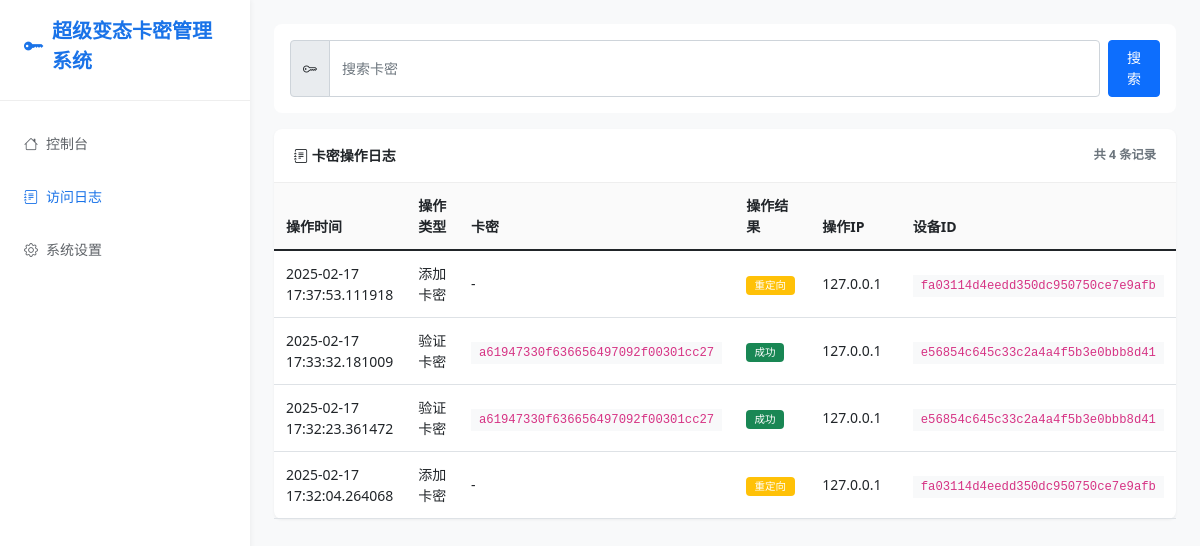
Page /logs on the earlier database version.
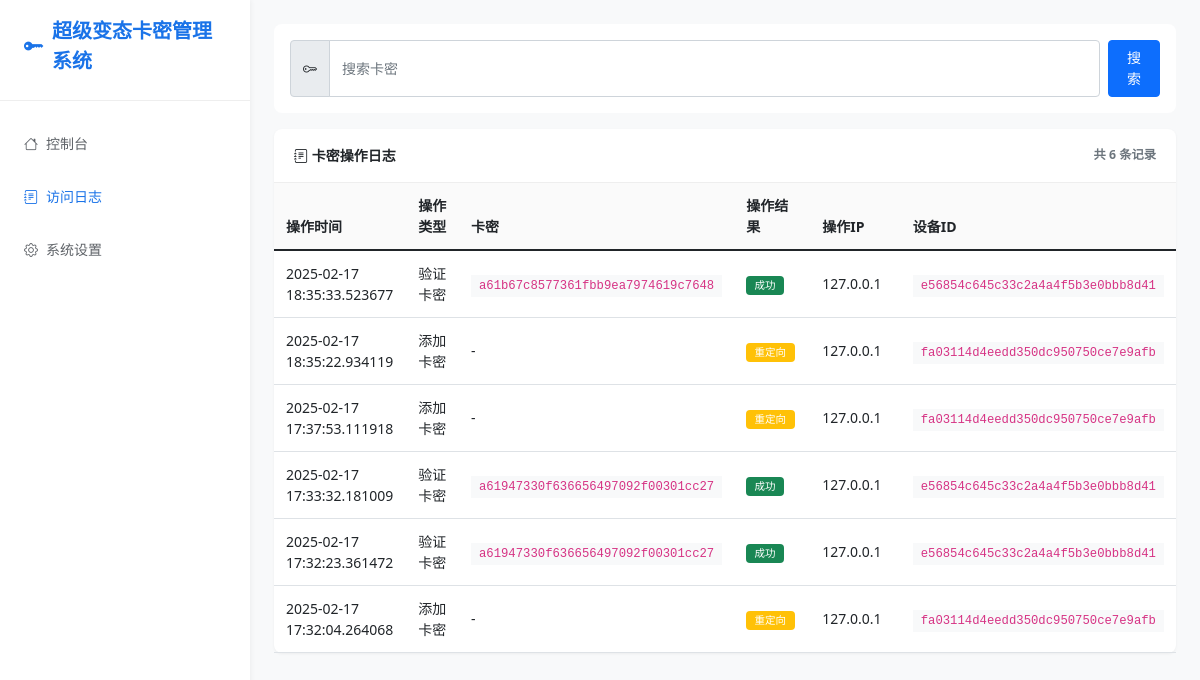
Same page on the later database version.
### app.py (models this page shows, shortened)
class AccessLog(db.Model):
    id = db.Column(db.Integer, primary_key=True)
    access_time = db.Column(db.DateTime, nullable=False, default=datetime.now)
    ip_address = db.Column(db.String(50), nullable=False)
    device_id = db.Column(db.String(32), nullable=False)
    path = db.Column(db.String(200), nullable=False)
    method = db.Column(db.String(10), nullable=False)
    status_code = db.Column(db.Integer, nullable=False)
    user_agent = db.Column(db.String(200))
    card_key = db.Column(db.String(32))  # 如果涉及卡密操作，记录相关卡密

### app.py (the view)
@app.route('/logs')
def view_logs():
    try:
        page = request.args.get('page', 1, type=int)
        per_page = settings.get('per_page', 10)
        card_key_filter = request.args.get('card_key', '').strip()
        query = AccessLog.query
        if card_key_filter:
            query = query.filter(AccessLog.card_key.like(f'%{card_key_filter}%'))
        query = query.order_by(AccessLog.access_time.desc())
        pagination = query.paginate(page=page, per_page=per_page, error_out=False)
        return render_template('logs.html',
                             logs=pagination.items,
                             pagination=pagination,
                             card_key_filter=card_key_filter,
                             settings=settings.settings)
    except Exception as e:
        error_logger.error(f"访问日志页面出错: {str(e)}", exc_info=True)
        return render_template('logs.html',
                             logs=[],
                             error="获取日志列表失败",
                             settings=settings.settings)

### app.py (called while the page is built, shortened)
@app.before_request
def log_request():
    try:
        card_operations = {
            '/api/verify_card': '验证卡密',
            '/add_card': '添加卡密',
            '/delete_card': '删除卡密',
            '/import_cards': '导入卡密',
            '/export_cards': '导出卡密'
        }
    except Exception as e:
        error_logger.error(f"记录访问日志出错: {str(e)}", exc_info=True)

@app.after_request
def update_log_status(response):
    try:
        if hasattr(g, 'log_id'):
            log = AccessLog.query.get(g.log_id)
            if log:
                log.status_code = response.status_code
                db.session.commit()
    except Exception as e:
        error_logger.error(f"更新日志状态出错: {str(e)}", exc_info=True)
    return response

    def get(self, key, default=None):
        return self.settings.get(key, default)

### templates/logs.html (shortened to what this page needs)
{% extends "base.html" %}
{% block content %}
<div class="toolbar">
    <div class="toolbar-item flex-grow-1">
        <form action="{{ url_for('view_logs') }}" method="GET" class="d-flex gap-2 w-100">
            <div class="input-group">
                <span class="input-group-text"><i class="bi bi-key"></i></span>
                <input type="text" class="form-control" name="card_key" placeholder="搜索卡密" value="{{ card_key_filter }}">
            </div>
            <button type="submit" class="btn btn-primary">搜索</button>
        </form>
    </div>
</div>
<div class="card">
    <div class="card-header d-flex justify-content-between align-items-center">
        <span><i class="bi bi-journal-text"></i> 卡密操作日志</span>
        <small class="text-muted">共 {{ pagination.total if pagination else 0 }} 条记录</small>
    </div>
    <div class="table-responsive">
        <table class="table table-hover">
            <thead>
                <tr>
                    <th style="width: 15%">操作时间</th>
                    <th style="width: 12%">操作类型</th>
                    <th style="width: 25%">卡密</th>
                    <th style="width: 10%">操作结果</th>
                    <th style="width: 13%">操作IP</th>
                    <th style="width: 25%">设备ID</th>
                </tr>
            </thead>
            <tbody>
                {% if logs %}
                    {% for log in logs %}
                    <tr>
                        <td>{{ log.access_time }}</td>
                        <td>
                            {% if log.path == '/api/verify_card' %}
                                验证卡密
                            {% elif log.path == '/add_card' %}
                                添加卡密
                            {% elif log.path == '/delete_card' %}
                                删除卡密
                            {% elif log.path == '/import_cards' %}
                                导入卡密
                            {% elif log.path == '/export_cards' %}
                                导出卡密
                            {% endif %}
                        </td>
                        <td>
                            {% if log.card_key %}
                            <code class="bg-light px-2 py-1">{{ log.card_key }}</code>
                            {% else %}
                            -
                            {% endif %}
                        </td>
                        <td>
                            <span class="badge {% if log.status_code < 300 %}bg-success{% elif log.status_code < 400 %}bg-warning{% else %}bg-danger{% endif %}">
                                {% if log.status_code < 300 %}成功
                                {% elif log.status_code < 400 %}重定向
                                {% else %}失败
                                {% endif %}
                            </span>
                        </td>
                        <td>{{ log.ip_address }}</td>
                        <td>
                            <code class="bg-light px-2 py-1">{{ log.device_id }}</code>
                        </td>
                    </tr>
                    {% endfor %}
                {% endif %}
            </tbody>
        </table>
    </div>
</div>
{% endblock %}

Differences in the rows shown:
added AccessLog: access_time "2025-02-17 18:35:33.523677", path "验证卡密", card_key "a61b67c8577361fbb9ea7974619c7648", status_code "成功", ip_address "127.0.0.1", device_id "e56854c645c33c2a4a4f5b3e0bbb8d41"
added AccessLog: access_time "2025-02-17 18:35:22.934119", path "添加卡密", status_code "重定向", ip_address "127.0.0.1", device_id "fa03114d4eedd350dc950750ce7e9afb"
Other differences:
{{ pagination.total if pagination else 0 }}: "4" → "6"
